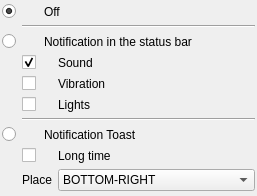
<?xml version="1.0" encoding="UTF-8"?>
<ui version="4.0">
 <class>NotifyWidgetMobile</class>
 <widget class="QWidget" name="NotifyWidgetMobile">
  <property name="geometry">
   <rect>
    <x>0</x>
    <y>0</y>
    <width>257</width>
    <height>196</height>
   </rect>
  </property>
  <property name="sizePolicy">
   <sizepolicy hsizetype="Expanding" vsizetype="Preferred">
    <horstretch>0</horstretch>
    <verstretch>0</verstretch>
   </sizepolicy>
  </property>
  <property name="windowTitle">
   <string>Form</string>
  </property>
  <layout class="QVBoxLayout" name="verticalLayout">
   <property name="leftMargin">
    <number>2</number>
   </property>
   <property name="topMargin">
    <number>2</number>
   </property>
   <property name="rightMargin">
    <number>2</number>
   </property>
   <property name="bottomMargin">
    <number>2</number>
   </property>
   <item>
    <layout class="QGridLayout" name="gridLayout">
     <item row="3" column="2">
      <widget class="QLabel" name="iconSound">
       <property name="sizePolicy">
        <sizepolicy hsizetype="Fixed" vsizetype="Preferred">
         <horstretch>0</horstretch>
         <verstretch>0</verstretch>
        </sizepolicy>
       </property>
       <property name="text">
        <string/>
       </property>
      </widget>
     </item>
     <item row="3" column="3">
      <widget class="QLabel" name="lblSound">
       <property name="sizePolicy">
        <sizepolicy hsizetype="Expanding" vsizetype="Preferred">
         <horstretch>0</horstretch>
         <verstretch>0</verstretch>
        </sizepolicy>
       </property>
       <property name="text">
        <string>Sound</string>
       </property>
      </widget>
     </item>
     <item row="2" column="0">
      <widget class="QRadioButton" name="rButStatusBar">
       <property name="sizePolicy">
        <sizepolicy hsizetype="Fixed" vsizetype="Fixed">
         <horstretch>0</horstretch>
         <verstretch>0</verstretch>
        </sizepolicy>
       </property>
       <property name="text">
        <string/>
       </property>
      </widget>
     </item>
     <item row="8" column="2">
      <widget class="QLabel" name="iconLTime">
       <property name="sizePolicy">
        <sizepolicy hsizetype="Fixed" vsizetype="Preferred">
         <horstretch>0</horstretch>
         <verstretch>0</verstretch>
        </sizepolicy>
       </property>
       <property name="text">
        <string/>
       </property>
      </widget>
     </item>
     <item row="9" column="3">
      <widget class="QComboBox" name="comBoxPlace">
       <property name="sizePolicy">
        <sizepolicy hsizetype="Preferred" vsizetype="Fixed">
         <horstretch>0</horstretch>
         <verstretch>0</verstretch>
        </sizepolicy>
       </property>
       <property name="currentIndex">
        <number>8</number>
       </property>
       <item>
        <property name="text">
         <string>TOP-LEFT</string>
        </property>
       </item>
       <item>
        <property name="text">
         <string>TOP-CENTER</string>
        </property>
       </item>
       <item>
        <property name="text">
         <string>TOP-RIGHT</string>
        </property>
       </item>
       <item>
        <property name="text">
         <string>CENTER-LEFT</string>
        </property>
       </item>
       <item>
        <property name="text">
         <string>CENTER-CENTER</string>
        </property>
       </item>
       <item>
        <property name="text">
         <string>CENTER-RIGHT</string>
        </property>
       </item>
       <item>
        <property name="text">
         <string>BOTTOM-LEFT</string>
        </property>
       </item>
       <item>
        <property name="text">
         <string>BOTTOM-CENTER</string>
        </property>
       </item>
       <item>
        <property name="text">
         <string>BOTTOM-RIGHT</string>
        </property>
       </item>
      </widget>
     </item>
     <item row="4" column="1">
      <widget class="QCheckBox" name="chBoxVibration">
       <property name="sizePolicy">
        <sizepolicy hsizetype="Fixed" vsizetype="Fixed">
         <horstretch>0</horstretch>
         <verstretch>0</verstretch>
        </sizepolicy>
       </property>
       <property name="text">
        <string/>
       </property>
      </widget>
     </item>
     <item row="4" column="3">
      <widget class="QLabel" name="lblVibro">
       <property name="sizePolicy">
        <sizepolicy hsizetype="Expanding" vsizetype="Preferred">
         <horstretch>0</horstretch>
         <verstretch>0</verstretch>
        </sizepolicy>
       </property>
       <property name="text">
        <string>Vibration</string>
       </property>
      </widget>
     </item>
     <item row="5" column="2">
      <widget class="QLabel" name="iconLights">
       <property name="sizePolicy">
        <sizepolicy hsizetype="Fixed" vsizetype="Preferred">
         <horstretch>0</horstretch>
         <verstretch>0</verstretch>
        </sizepolicy>
       </property>
       <property name="text">
        <string/>
       </property>
      </widget>
     </item>
     <item row="8" column="1">
      <widget class="QCheckBox" name="chBoxLTime">
       <property name="sizePolicy">
        <sizepolicy hsizetype="Fixed" vsizetype="Fixed">
         <horstretch>0</horstretch>
         <verstretch>0</verstretch>
        </sizepolicy>
       </property>
       <property name="text">
        <string/>
       </property>
      </widget>
     </item>
     <item row="6" column="1" colspan="3">
      <widget class="Line" name="line_3">
       <property name="orientation">
        <enum>Qt::Horizontal</enum>
       </property>
      </widget>
     </item>
     <item row="1" column="1" colspan="3">
      <widget class="Line" name="line">
       <property name="orientation">
        <enum>Qt::Horizontal</enum>
       </property>
      </widget>
     </item>
     <item row="3" column="1">
      <widget class="QCheckBox" name="chBoxSound">
       <property name="sizePolicy">
        <sizepolicy hsizetype="Fixed" vsizetype="Fixed">
         <horstretch>0</horstretch>
         <verstretch>0</verstretch>
        </sizepolicy>
       </property>
       <property name="text">
        <string/>
       </property>
       <property name="checked">
        <bool>true</bool>
       </property>
      </widget>
     </item>
     <item row="2" column="2" colspan="2">
      <widget class="QLabel" name="lblOffStatusBar">
       <property name="sizePolicy">
        <sizepolicy hsizetype="Expanding" vsizetype="Preferred">
         <horstretch>0</horstretch>
         <verstretch>0</verstretch>
        </sizepolicy>
       </property>
       <property name="text">
        <string>Notification in the status bar</string>
       </property>
       <property name="wordWrap">
        <bool>true</bool>
       </property>
      </widget>
     </item>
     <item row="0" column="1">
      <widget class="QLabel" name="iconOff">
       <property name="sizePolicy">
        <sizepolicy hsizetype="Fixed" vsizetype="Fixed">
         <horstretch>0</horstretch>
         <verstretch>0</verstretch>
        </sizepolicy>
       </property>
       <property name="text">
        <string/>
       </property>
      </widget>
     </item>
     <item row="5" column="1">
      <widget class="QCheckBox" name="chBoxLights">
       <property name="sizePolicy">
        <sizepolicy hsizetype="Fixed" vsizetype="Fixed">
         <horstretch>0</horstretch>
         <verstretch>0</verstretch>
        </sizepolicy>
       </property>
       <property name="text">
        <string/>
       </property>
      </widget>
     </item>
     <item row="5" column="3">
      <widget class="QLabel" name="lblLights">
       <property name="sizePolicy">
        <sizepolicy hsizetype="Expanding" vsizetype="Preferred">
         <horstretch>0</horstretch>
         <verstretch>0</verstretch>
        </sizepolicy>
       </property>
       <property name="text">
        <string>Lights</string>
       </property>
      </widget>
     </item>
     <item row="0" column="0">
      <widget class="QRadioButton" name="rButOff">
       <property name="sizePolicy">
        <sizepolicy hsizetype="Fixed" vsizetype="Fixed">
         <horstretch>0</horstretch>
         <verstretch>0</verstretch>
        </sizepolicy>
       </property>
       <property name="text">
        <string/>
       </property>
       <property name="checked">
        <bool>true</bool>
       </property>
      </widget>
     </item>
     <item row="2" column="1">
      <widget class="QLabel" name="iconStatusBar">
       <property name="sizePolicy">
        <sizepolicy hsizetype="Fixed" vsizetype="Fixed">
         <horstretch>0</horstretch>
         <verstretch>0</verstretch>
        </sizepolicy>
       </property>
       <property name="text">
        <string/>
       </property>
      </widget>
     </item>
     <item row="8" column="3">
      <widget class="QLabel" name="lblLTime">
       <property name="sizePolicy">
        <sizepolicy hsizetype="Expanding" vsizetype="Preferred">
         <horstretch>0</horstretch>
         <verstretch>0</verstretch>
        </sizepolicy>
       </property>
       <property name="text">
        <string>Long time</string>
       </property>
      </widget>
     </item>
     <item row="7" column="1">
      <widget class="QLabel" name="iconToast">
       <property name="sizePolicy">
        <sizepolicy hsizetype="Fixed" vsizetype="Fixed">
         <horstretch>0</horstretch>
         <verstretch>0</verstretch>
        </sizepolicy>
       </property>
       <property name="text">
        <string/>
       </property>
      </widget>
     </item>
     <item row="7" column="2" colspan="2">
      <widget class="QLabel" name="lblToast">
       <property name="sizePolicy">
        <sizepolicy hsizetype="Expanding" vsizetype="Preferred">
         <horstretch>0</horstretch>
         <verstretch>0</verstretch>
        </sizepolicy>
       </property>
       <property name="text">
        <string>Notification Toast </string>
       </property>
       <property name="wordWrap">
        <bool>true</bool>
       </property>
      </widget>
     </item>
     <item row="0" column="2" colspan="2">
      <widget class="QLabel" name="lblOff">
       <property name="sizePolicy">
        <sizepolicy hsizetype="Expanding" vsizetype="Preferred">
         <horstretch>0</horstretch>
         <verstretch>0</verstretch>
        </sizepolicy>
       </property>
       <property name="text">
        <string>Off</string>
       </property>
       <property name="wordWrap">
        <bool>true</bool>
       </property>
      </widget>
     </item>
     <item row="4" column="2">
      <widget class="QLabel" name="iconVibro">
       <property name="sizePolicy">
        <sizepolicy hsizetype="Fixed" vsizetype="Preferred">
         <horstretch>0</horstretch>
         <verstretch>0</verstretch>
        </sizepolicy>
       </property>
       <property name="text">
        <string/>
       </property>
      </widget>
     </item>
     <item row="9" column="1" colspan="2">
      <widget class="QLabel" name="lblPlace">
       <property name="sizePolicy">
        <sizepolicy hsizetype="Preferred" vsizetype="Fixed">
         <horstretch>0</horstretch>
         <verstretch>0</verstretch>
        </sizepolicy>
       </property>
       <property name="text">
        <string>Place</string>
       </property>
      </widget>
     </item>
     <item row="7" column="0">
      <widget class="QRadioButton" name="rButToast">
       <property name="sizePolicy">
        <sizepolicy hsizetype="Fixed" vsizetype="Fixed">
         <horstretch>0</horstretch>
         <verstretch>0</verstretch>
        </sizepolicy>
       </property>
       <property name="text">
        <string/>
       </property>
      </widget>
     </item>
    </layout>
   </item>
  </layout>
 </widget>
 <resources/>
 <connections/>
</ui>
